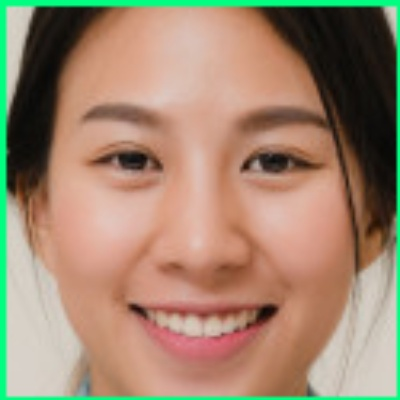
#> input picture Day0216/media/face.jpg, 400 x 400 px
$ python gray_thresh.py
#> lines starting #> are read from the running program, lines starting #| are printed output that depends on the picture; after the words box and inside, x2 and y2 are one past the last pixel; in counts of white or black regions, pixels touching at a corner belong together
import cv2

def show(image):
    for y in range(8,14):
        for x in range(6,10):
            print(image[y,x], end=" ")
        print()
    print()
img = cv2.imread('./media/face.jpg')
#> img is the input picture: shape (400, 400, 3); mean B, G, R 111.4, 134.8, 159.4

gray = cv2.cvtColor(img, cv2.COLOR_BGR2BGRA)
print("gray.shape=", gray.shape)
#| gray.shape= (400, 400, 4)
show(gray)
#> the loop in show, `for y in range(8,14):` made 6 passes
#| [166 231 108 255] [185 229 160 255] [195 222 189 255] [197 216 201 255]
#| [166 228 115 255] [187 223 169 255] [197 215 202 255] [198 208 215 255]
#| [164 229 114 255] [185 224 169 255] [197 215 202 255] [198 207 216 255]
#| [164 229 114 255] [184 223 168 255] [197 215 202 255] [198 207 216 255]
#| [164 228 115 255] [184 223 168 255] [194 215 200 255] [197 209 215 255]
#| [166 227 117 255] [184 223 168 255] [196 215 198 255] [197 209 213 255]

_,thresh = cv2.threshold(gray, 187, 255, cv2.THRESH_BINARY)
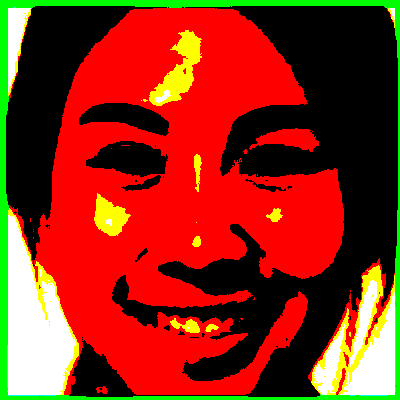
#> thresh: shape (400, 400, 4); mean B, G, R, A 20.5, 43.9, 141, 255
print("thresh.shape=", thresh.shape)
#| thresh.shape= (400, 400, 4)
show(thresh)
#> the loop in show (call 2), `for y in range(8,14):` made 6 passes
#| [  0 255   0 255] [  0 255   0 255] [255 255 255 255] [255 255 255 255]
#| [  0 255   0 255] [  0 255   0 255] [255 255 255 255] [255 255 255 255]
#| [  0 255   0 255] [  0 255   0 255] [255 255 255 255] [255 255 255 255]
#| [  0 255   0 255] [  0 255   0 255] [255 255 255 255] [255 255 255 255]
#| [  0 255   0 255] [  0 255   0 255] [255 255 255 255] [255 255 255 255]
#| [  0 255   0 255] [  0 255   0 255] [255 255 255 255] [255 255 255 255]

gray2 = cv2.imread("./media/face.jpg", 0)
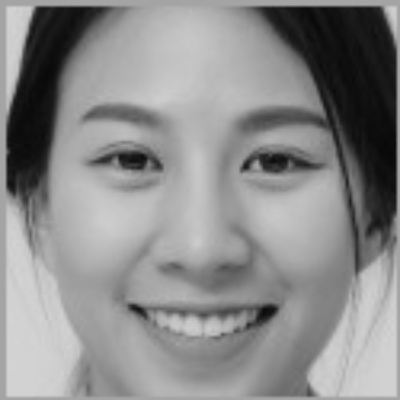
#> gray2: shape (400, 400); min 8, max 212, mean 139.5
print("gray2.shape=", gray.shape)
#| gray2.shape= (400, 400, 4)
show(gray2)

_,thresh2 = cv2.threshold(gray2, 187, 200, cv2.THRESH_BINARY_INV)
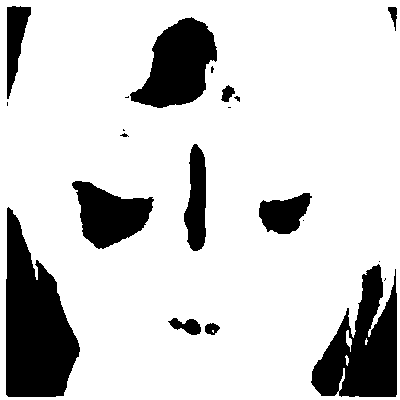
#> thresh2: shape (400, 400); values 0 (black) and 200 (white), 82% white; 21 black regions (9 under 20 px), largest, box (x1, y1, x2, y2) and area: (6, 207, 80, 397) 8825, (311, 264, 397, 397) 6702, (130, 17, 217, 108) 4823
print("thresh2.shape=", thresh.shape)
#| thresh2.shape= (400, 400, 4)
show(thresh2)

$ run again, with Day0216/media/img01.jpg copied over Day0216/media/face.jpg
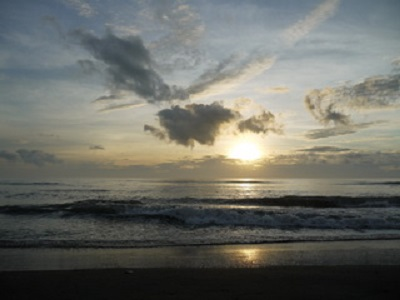
#> input picture Day0216/media/img01.jpg, 400 x 300 px
#> img is the input picture: shape (300, 400, 3); mean B, G, R 101.5, 107.9, 106.6
#| gray.shape= (300, 400, 4)
#> the loop in show, `for y in range(8,14):` made 6 passes
#| [103  88  72 255] [104  89  73 255] [105  90  74 255] [105  90  74 255]
#| [104  89  73 255] [105  90  74 255] [106  91  75 255] [107  92  76 255]
#| [105  90  74 255] [105  90  74 255] [107  92  76 255] [107  92  76 255]
#| [105  90  74 255] [105  90  74 255] [107  92  76 255] [107  92  76 255]
#| [105  90  74 255] [106  91  75 255] [108  93  77 255] [108  93  77 255]
#> (further printed lines are left out)
#> `_,thresh = cv2.threshold(gray, 187, 255, cv2.THRESH_BINARY)`:
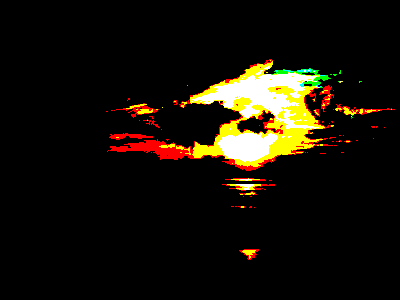
#> thresh: shape (300, 400, 4); mean B, G, R, A 8.7, 18, 23, 255
#| thresh.shape= (300, 400, 4)
#> the loop in show (call 2), `for y in range(8,14):` made 6 passes
#| [  0   0   0 255] [  0   0   0 255] [  0   0   0 255] [  0   0   0 255]
#| [  0   0   0 255] [  0   0   0 255] [  0   0   0 255] [  0   0   0 255]
#| [  0   0   0 255] [  0   0   0 255] [  0   0   0 255] [  0   0   0 255]
#| [  0   0   0 255] [  0   0   0 255] [  0   0   0 255] [  0   0   0 255]
#| [  0   0   0 255] [  0   0   0 255] [  0   0   0 255] [  0   0   0 255]
#> (further printed lines are left out)
#| gray2.shape= (300, 400, 4)
#> `_,thresh2 = cv2.threshold(gray2, 187, 200, cv2.THRESH_BINARY_INV)`:
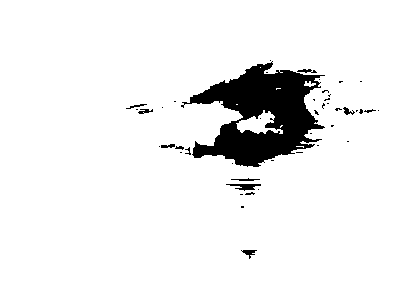
#> thresh2: shape (300, 400); values 0 (black) and 200 (white), 93.1% white; 45 black regions (33 under 20 px), largest, box (x1, y1, x2, y2) and area: (181, 61, 325, 167) 7676, (226, 184, 261, 191) 128, (241, 250, 257, 259) 62
#| thresh2.shape= (300, 400, 4)

$ run again, with Day0216/media/person1.jpg copied over Day0216/media/face.jpg
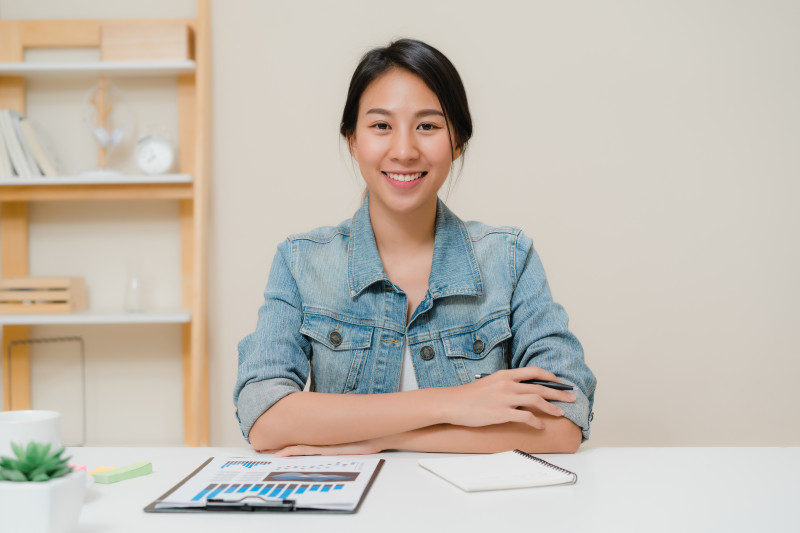
#> input picture Day0216/media/person1.jpg, 800 x 533 px
#> img is the input picture: shape (533, 800, 3); mean B, G, R 178.9, 189, 196.3
#| gray.shape= (533, 800, 4)
#> the loop in show, `for y in range(8,14):` made 6 passes
#| [186 198 204 255] [185 197 203 255] [186 198 204 255] [186 198 204 255]
#| [186 198 204 255] [185 197 203 255] [186 198 204 255] [186 198 204 255]
#| [186 198 204 255] [185 197 203 255] [186 198 204 255] [186 198 204 255]
#| [185 197 203 255] [184 196 202 255] [186 198 204 255] [186 198 204 255]
#| [185 197 203 255] [184 196 202 255] [185 197 203 255] [185 197 203 255]
#> (further printed lines are left out)
#> `_,thresh = cv2.threshold(gray, 187, 255, cv2.THRESH_BINARY)`:
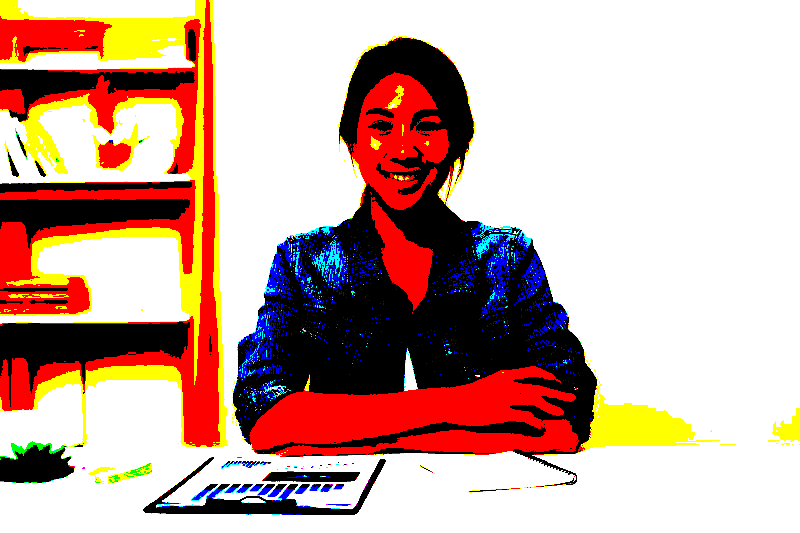
#> thresh: shape (533, 800, 4); mean B, G, R, A 159.9, 170.6, 202.1, 255
#| thresh.shape= (533, 800, 4)
#> the loop in show (call 2), `for y in range(8,14):` made 6 passes
#| [  0 255 255 255] [  0 255 255 255] [  0 255 255 255] [  0 255 255 255]
#| [  0 255 255 255] [  0 255 255 255] [  0 255 255 255] [  0 255 255 255]
#| [  0 255 255 255] [  0 255 255 255] [  0 255 255 255] [  0 255 255 255]
#| [  0 255 255 255] [  0 255 255 255] [  0 255 255 255] [  0 255 255 255]
#| [  0 255 255 255] [  0 255 255 255] [  0 255 255 255] [  0 255 255 255]
#> (further printed lines are left out)
#| gray2.shape= (533, 800, 4)
#> `_,thresh2 = cv2.threshold(gray2, 187, 200, cv2.THRESH_BINARY_INV)`:
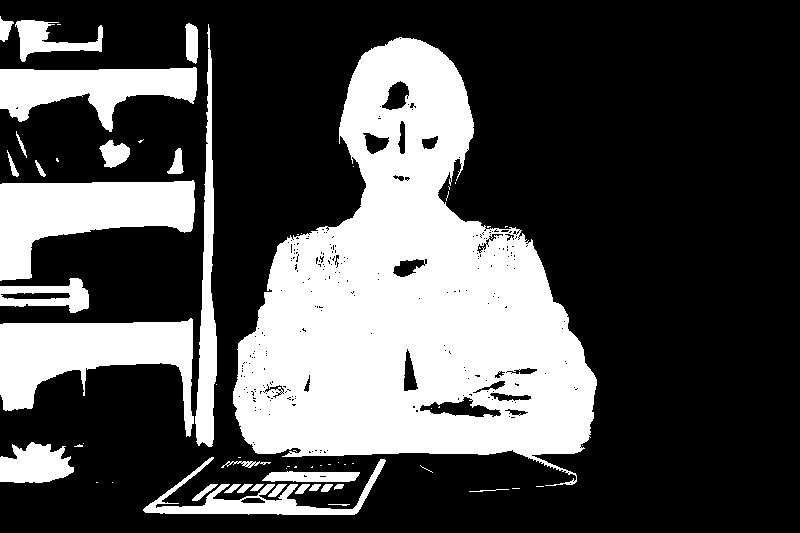
#> thresh2: shape (533, 800); values 0 (black) and 200 (white), 31.1% white; 63 white regions (34 under 20 px), largest, box (x1, y1, x2, y2) and area: (233, 37, 597, 486) 87517, (0, 180, 195, 281) 10939, (0, 318, 194, 437) 10930
#| thresh2.shape= (533, 800, 4)

$ run again, with Day0216/media/person3.jpg copied over Day0216/media/face.jpg
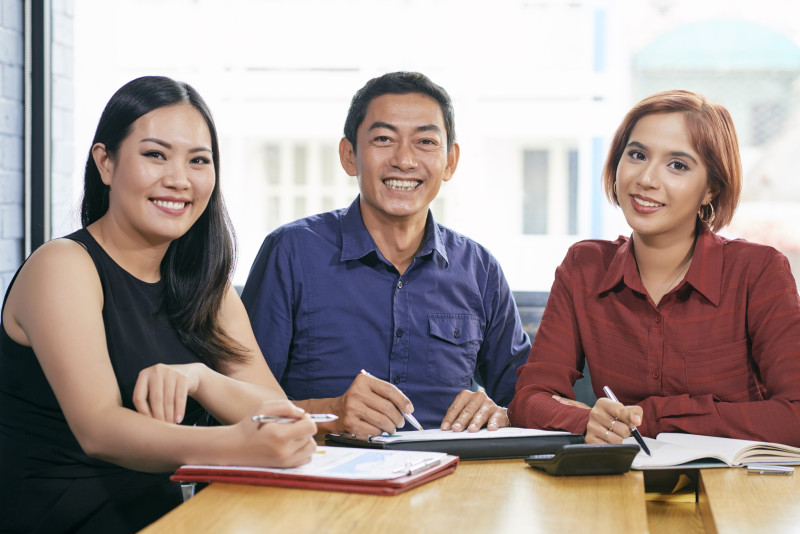
#> input picture Day0216/media/person3.jpg, 800 x 534 px
#> img is the input picture: shape (534, 800, 3); mean B, G, R 145.1, 148.6, 163
#| gray.shape= (534, 800, 4)
#> the loop in show, `for y in range(8,14):` made 6 passes
#| [223 212 204 255] [221 212 203 255] [217 207 197 255] [216 206 196 255]
#| [223 212 204 255] [221 212 203 255] [218 208 198 255] [217 207 197 255]
#| [222 211 203 255] [220 211 202 255] [219 209 199 255] [218 208 198 255]
#| [222 211 203 255] [220 211 202 255] [220 210 200 255] [219 209 199 255]
#| [222 211 203 255] [220 211 202 255] [220 210 200 255] [220 210 200 255]
#> (further printed lines are left out)
#> `_,thresh = cv2.threshold(gray, 187, 255, cv2.THRESH_BINARY)`:
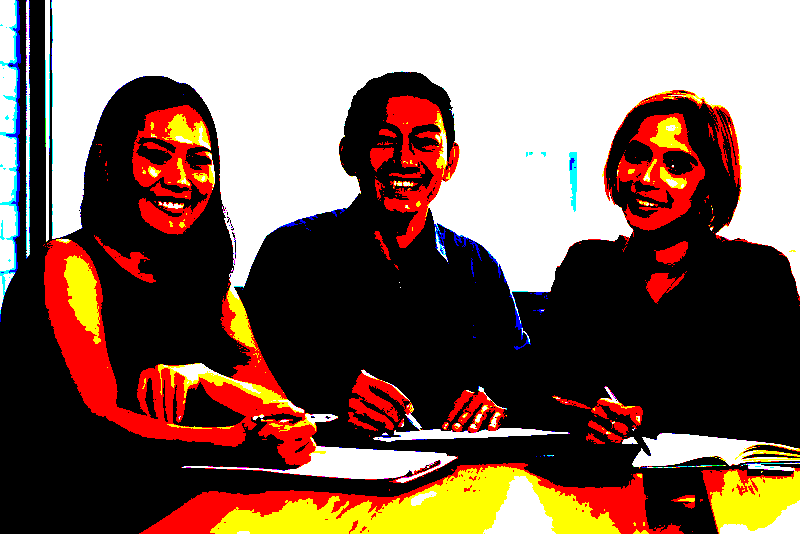
#> thresh: shape (534, 800, 4); mean B, G, R, A 91.3, 104.1, 130.3, 255
#| thresh.shape= (534, 800, 4)
#> the loop in show (call 2), `for y in range(8,14):` made 6 passes
#| [255 255 255 255] [255 255 255 255] [255 255 255 255] [255 255 255 255]
#| [255 255 255 255] [255 255 255 255] [255 255 255 255] [255 255 255 255]
#| [255 255 255 255] [255 255 255 255] [255 255 255 255] [255 255 255 255]
#| [255 255 255 255] [255 255 255 255] [255 255 255 255] [255 255 255 255]
#| [255 255 255 255] [255 255 255 255] [255 255 255 255] [255 255 255 255]
#> (further printed lines are left out)
#| gray2.shape= (534, 800, 4)
#> `_,thresh2 = cv2.threshold(gray2, 187, 200, cv2.THRESH_BINARY_INV)`:
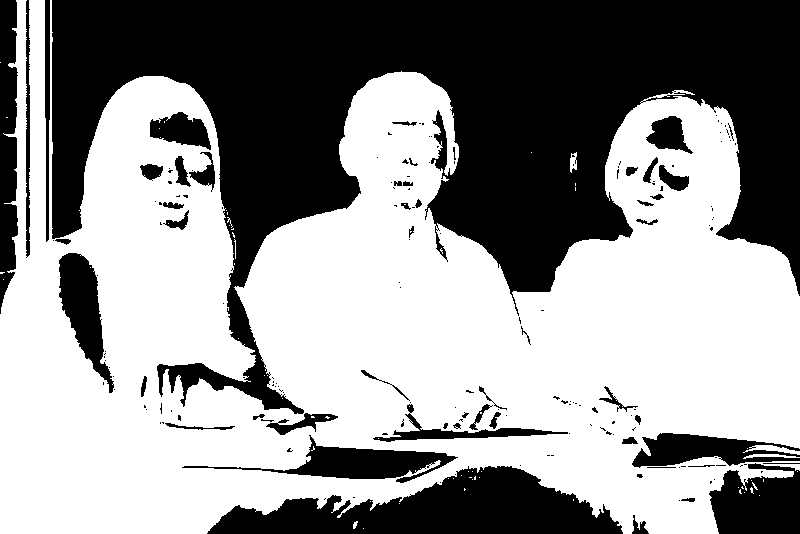
#> thresh2: shape (534, 800); values 0 (black) and 200 (white), 57.6% white; 182 black regions (129 under 20 px), largest, box (x1, y1, x2, y2) and area: (52, 0, 800, 414) 134584, (207, 466, 623, 534) 15897, (709, 463, 800, 534) 4988
#| thresh2.shape= (534, 800, 4)
